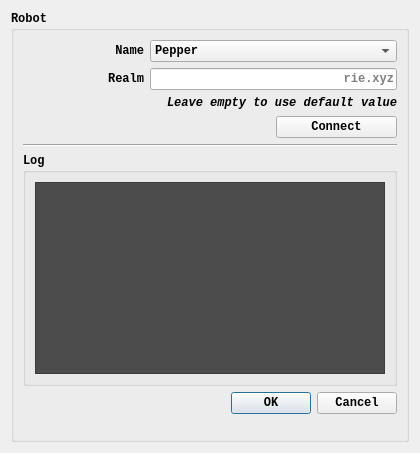
<?xml version="1.0" encoding="UTF-8"?>
<ui version="4.0">
 <class>ConnectionDialog</class>
 <widget class="QDialog" name="ConnectionDialog">
  <property name="geometry">
   <rect>
    <x>0</x>
    <y>0</y>
    <width>420</width>
    <height>453</height>
   </rect>
  </property>
  <property name="sizePolicy">
   <sizepolicy hsizetype="Preferred" vsizetype="Preferred">
    <horstretch>0</horstretch>
    <verstretch>0</verstretch>
   </sizepolicy>
  </property>
  <property name="minimumSize">
   <size>
    <width>350</width>
    <height>220</height>
   </size>
  </property>
  <property name="maximumSize">
   <size>
    <width>500</width>
    <height>500</height>
   </size>
  </property>
  <property name="windowTitle">
   <string>Connection Dialog</string>
  </property>
  <layout class="QGridLayout" name="gridLayout_3">
   <item row="0" column="0">
    <widget class="QGroupBox" name="groupBox">
     <property name="font">
      <font>
       <family>Courier New</family>
       <weight>75</weight>
       <bold>true</bold>
      </font>
     </property>
     <property name="title">
      <string>Robot</string>
     </property>
     <layout class="QGridLayout" name="gridLayout">
      <item row="0" column="0">
       <layout class="QGridLayout" name="gridLayout_12">
        <item row="5" column="0" colspan="3">
         <widget class="QGroupBox" name="groupBox_2">
          <property name="title">
           <string>Log</string>
          </property>
          <layout class="QGridLayout" name="gridLayout_2">
           <item row="0" column="0">
            <widget class="QTextEdit" name="messageTextEdit">
             <property name="autoFillBackground">
              <bool>true</bool>
             </property>
             <property name="styleSheet">
              <string notr="true">background: rgb(76, 76, 76)</string>
             </property>
            </widget>
           </item>
          </layout>
         </widget>
        </item>
        <item row="1" column="1" colspan="2">
         <widget class="QLineEdit" name="robotRealmLineEdit">
          <property name="layoutDirection">
           <enum>Qt::LeftToRight</enum>
          </property>
          <property name="alignment">
           <set>Qt::AlignRight|Qt::AlignTrailing|Qt::AlignVCenter</set>
          </property>
          <property name="placeholderText">
           <string>rie.xyz</string>
          </property>
         </widget>
        </item>
        <item row="4" column="0" colspan="3">
         <widget class="Line" name="line">
          <property name="orientation">
           <enum>Qt::Horizontal</enum>
          </property>
         </widget>
        </item>
        <item row="1" column="0">
         <widget class="QLabel" name="robotIPLabel">
          <property name="text">
           <string>Realm</string>
          </property>
          <property name="alignment">
           <set>Qt::AlignRight|Qt::AlignTrailing|Qt::AlignVCenter</set>
          </property>
         </widget>
        </item>
        <item row="8" column="1">
         <spacer name="verticalSpacer">
          <property name="orientation">
           <enum>Qt::Vertical</enum>
          </property>
          <property name="sizeHint" stdset="0">
           <size>
            <width>20</width>
            <height>10</height>
           </size>
          </property>
         </spacer>
        </item>
        <item row="0" column="1" colspan="2">
         <widget class="QComboBox" name="robotNameComboBox">
          <item>
           <property name="text">
            <string>Pepper</string>
           </property>
          </item>
          <item>
           <property name="text">
            <string>Nao</string>
           </property>
          </item>
         </widget>
        </item>
        <item row="6" column="1" colspan="2">
         <widget class="QDialogButtonBox" name="buttonBox">
          <property name="orientation">
           <enum>Qt::Horizontal</enum>
          </property>
          <property name="standardButtons">
           <set>QDialogButtonBox::Cancel|QDialogButtonBox::Ok</set>
          </property>
         </widget>
        </item>
        <item row="3" column="2">
         <widget class="QPushButton" name="connectPushButton">
          <property name="text">
           <string>Connect</string>
          </property>
         </widget>
        </item>
        <item row="0" column="0">
         <widget class="QLabel" name="label">
          <property name="text">
           <string>Name</string>
          </property>
          <property name="alignment">
           <set>Qt::AlignRight|Qt::AlignTrailing|Qt::AlignVCenter</set>
          </property>
         </widget>
        </item>
        <item row="2" column="1" colspan="2">
         <widget class="QLabel" name="portLabel">
          <property name="font">
           <font>
            <family>Courier New</family>
            <weight>75</weight>
            <italic>true</italic>
            <bold>true</bold>
           </font>
          </property>
          <property name="text">
           <string>Leave empty to use default value</string>
          </property>
          <property name="alignment">
           <set>Qt::AlignRight|Qt::AlignTrailing|Qt::AlignVCenter</set>
          </property>
         </widget>
        </item>
       </layout>
      </item>
     </layout>
    </widget>
   </item>
  </layout>
 </widget>
 <resources/>
 <connections>
  <connection>
   <sender>buttonBox</sender>
   <signal>accepted()</signal>
   <receiver>ConnectionDialog</receiver>
   <slot>accept()</slot>
   <hints>
    <hint type="sourcelabel">
     <x>248</x>
     <y>254</y>
    </hint>
    <hint type="destinationlabel">
     <x>157</x>
     <y>274</y>
    </hint>
   </hints>
  </connection>
  <connection>
   <sender>buttonBox</sender>
   <signal>rejected()</signal>
   <receiver>ConnectionDialog</receiver>
   <slot>reject()</slot>
   <hints>
    <hint type="sourcelabel">
     <x>316</x>
     <y>260</y>
    </hint>
    <hint type="destinationlabel">
     <x>286</x>
     <y>274</y>
    </hint>
   </hints>
  </connection>
 </connections>
</ui>
